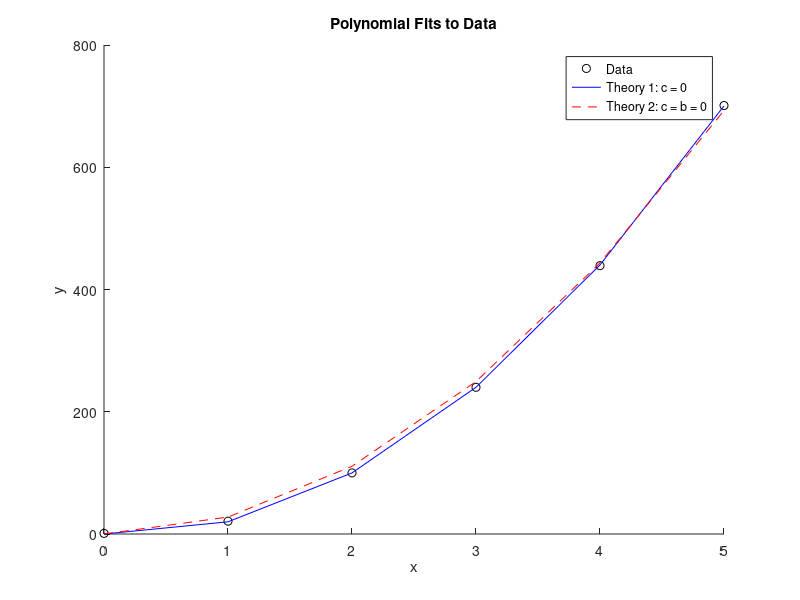

This figure's MATLAB source:
%% Data
x = [0 1 2 3 4 5]';
y = [1 21 100 240 439 701]';

%% (1 & 2) Polyfit and Normal Form Equation
A = [x.^2, x, ones(size(x))];
u_hat = (A' * A) \ (A' * y); % Normal Form solution 
p = polyfit(x, y, 2); % Polyfit
disp('Polyfit:');
disp(p');
disp('Normal Form Equation Solution:');
disp(u_hat);

%% (3) c = 0 Fit
A2 = [x.^2, x]; 
u2 = (A2' * A2) \ (A2' * y);
a2 = u2(1);
b2 = u2(2);
disp('Fit with c = 0:');
disp(a2); disp(b2); % Fit doesn't agree with theory of a = 30, b = -10, 

%% (4) c = 0, b = 0 Fit
A3 = x.^2;
a3 = (A3' * A3) \ (A3' * y);
disp('Fit with c=0, b=0:');
disp(a3); % Close to theoretical value of a = 28

%% (5) Plotting
clf;hold on;
plot(x, y, 'ko'); % Data
y1 = a2 * x.^2 + b2 * x; % Theory 1 (c = 0)
plot(x, y1, 'b-');
y2 = a3 * x.^2; % Theory 2 (c = b = 0)
plot(x, y2, 'r--');
xlabel('x'); ylabel('y');
legend('Data', 'Theory 1: c = 0', 'Theory 2: c = b = 0');
title('Polynomial Fits to Data');

